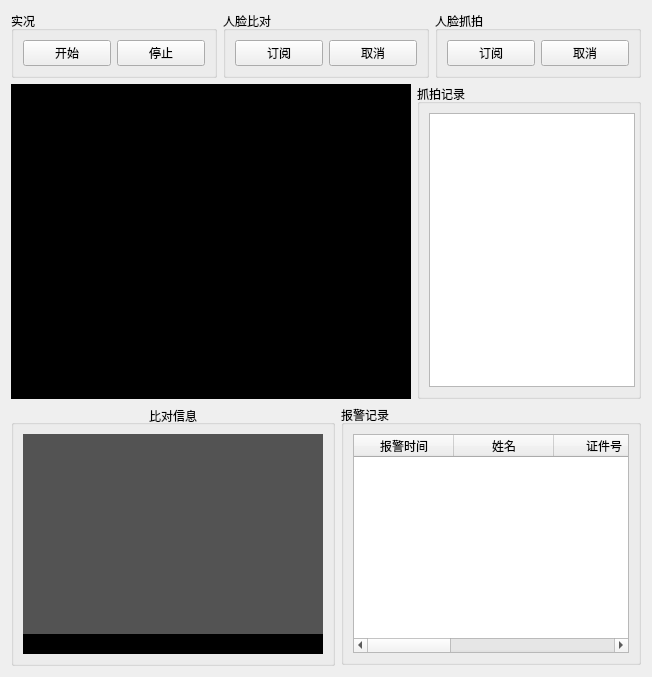
           <widget class="QWidget" name="tab">
            <attribute name="title">
             <string>实时监控</string>
            </attribute>
            <layout class="QVBoxLayout" name="verticalLayout">
             <item>
              <layout class="QHBoxLayout" name="horizontalLayout_20">
               <item>
                <widget class="QGroupBox" name="groupBox_2">
                 <property name="title">
                  <string>实况</string>
                 </property>
                 <layout class="QHBoxLayout" name="horizontalLayout_18">
                  <item>
                   <widget class="QPushButton" name="faceStartRealPlayBtn">
                    <property name="text">
                     <string>开始</string>
                    </property>
                   </widget>
                  </item>
                  <item>
                   <widget class="QPushButton" name="faceStopRealPlayBtn">
                    <property name="text">
                     <string>停止</string>
                    </property>
                   </widget>
                  </item>
                 </layout>
                </widget>
               </item>
               <item>
                <widget class="QGroupBox" name="groupBox_9">
                 <property name="title">
                  <string>人脸比对</string>
                 </property>
                 <layout class="QHBoxLayout" name="horizontalLayout_6">
                  <item>
                   <widget class="QPushButton" name="SubFaceRecognitionBtn">
                    <property name="text">
                     <string>订阅</string>
                    </property>
                   </widget>
                  </item>
                  <item>
                   <widget class="QPushButton" name="unSubFaceRecognitionBtn">
                    <property name="text">
                     <string>取消</string>
                    </property>
                   </widget>
                  </item>
                 </layout>
                </widget>
               </item>
               <item>
                <widget class="QGroupBox" name="groupBox_10">
                 <property name="title">
                  <string>人脸抓拍</string>
                 </property>
                 <layout class="QHBoxLayout" name="horizontalLayout_19">
                  <item>
                   <widget class="QPushButton" name="SubFaceSnapshotBtn">
                    <property name="text">
                     <string>订阅</string>
                    </property>
                   </widget>
                  </item>
                  <item>
                   <widget class="QPushButton" name="unSubFaceSnapshotBtn">
                    <property name="text">
                     <string>取消</string>
                    </property>
                   </widget>
                  </item>
                 </layout>
                </widget>
               </item>
              </layout>
             </item>
             <item>
              <layout class="QHBoxLayout" name="horizontalLayout_4">
               <item>
                <widget class="QLabel" name="facePlayScreenLab">
                 <property name="minimumSize">
                  <size>
                   <width>400</width>
                   <height>315</height>
                  </size>
                 </property>
                 <property name="styleSheet">
                  <string notr="true">background-color: rgb(0, 0, 0);</string>
                 </property>
                 <property name="text">
                  <string/>
                 </property>
                </widget>
               </item>
               <item>
                <widget class="QGroupBox" name="groupBox_3">
                 <property name="minimumSize">
                  <size>
                   <width>224</width>
                   <height>0</height>
                  </size>
                 </property>
                 <property name="maximumSize">
                  <size>
                   <width>210</width>
                   <height>16777215</height>
                  </size>
                 </property>
                 <property name="title">
                  <string>抓拍记录</string>
                 </property>
                 <layout class="QHBoxLayout" name="horizontalLayout_14">
                  <item>
                   <widget class="QListWidget" name="faceSnapRecordListWgt">
                    <property name="minimumSize">
                     <size>
                      <width>206</width>
                      <height>0</height>
                     </size>
                    </property>
                    <property name="maximumSize">
                     <size>
                      <width>210</width>
                      <height>16777215</height>
                     </size>
                    </property>
                   </widget>
                  </item>
                 </layout>
                </widget>
               </item>
              </layout>
             </item>
             <item>
              <layout class="QHBoxLayout" name="horizontalLayout_5">
               <item>
                <widget class="QGroupBox" name="groupBox">
                 <property name="title">
                  <string>比对信息</string>
                 </property>
                 <property name="alignment">
                  <set>Qt::AlignCenter</set>
                 </property>
                 <layout class="QVBoxLayout" name="verticalLayout_5">
                  <item>
                   <layout class="QVBoxLayout" name="verticalLayout_4">
                    <property name="spacing">
                     <number>0</number>
                    </property>
                    <item>
                     <layout class="QHBoxLayout" name="horizontalLayout_2">
                      <item>
                       <widget class="QLabel" name="faceSnapshotPicLab">
                        <property name="minimumSize">
                         <size>
                          <width>150</width>
                          <height>200</height>
                         </size>
                        </property>
                        <property name="styleSheet">
                         <string notr="true">background-color: rgb(83, 83, 83);</string>
                        </property>
                        <property name="text">
                         <string/>
                        </property>
                       </widget>
                      </item>
                      <item>
                       <widget class="QLabel" name="personLibPicLab">
                        <property name="minimumSize">
                         <size>
                          <width>150</width>
                          <height>0</height>
                         </size>
                        </property>
                        <property name="styleSheet">
                         <string notr="true">background-color: rgb(83, 83, 83);
font: 75 18pt &quot;微软雅黑&quot;;
color: rgb(255, 255, 255);</string>
                        </property>
                        <property name="text">
                         <string/>
                        </property>
                        <property name="alignment">
                         <set>Qt::AlignCenter</set>
                        </property>
                       </widget>
                      </item>
                     </layout>
                    </item>
                    <item>
                     <widget class="QLabel" name="similarityLab">
                      <property name="minimumSize">
                       <size>
                        <width>0</width>
                        <height>20</height>
                       </size>
                      </property>
                      <property name="styleSheet">
                       <string notr="true">background-color: rgb(0, 0, 0);
font: 75 14pt &quot;微软雅黑&quot;;
color: rgb(255, 255, 255);</string>
                      </property>
                      <property name="text">
                       <string/>
                      </property>
                      <property name="alignment">
                       <set>Qt::AlignCenter</set>
                      </property>
                     </widget>
                    </item>
                   </layout>
                  </item>
                 </layout>
                </widget>
               </item>
               <item>
                <widget class="QGroupBox" name="groupBox_4">
                 <property name="maximumSize">
                  <size>
                   <width>16777215</width>
                   <height>260</height>
                  </size>
                 </property>
                 <property name="title">
                  <string>报警记录</string>
                 </property>
                 <layout class="QHBoxLayout" name="horizontalLayout_3">
                  <item>
                   <widget class="QTableWidget" name="faceAlarmRecordTabWgt">
                    <property name="maximumSize">
                     <size>
                      <width>16777215</width>
                      <height>300</height>
                     </size>
                    </property>
                    <column>
                     <property name="text">
                      <string>报警时间</string>
                     </property>
                    </column>
                    <column>
                     <property name="text">
                      <string>姓名</string>
                     </property>
                    </column>
                    <column>
                     <property name="text">
                      <string>证件号</string>
                     </property>
                    </column>
                    <column>
                     <property name="text">
                      <string>匹配</string>
                     </property>
                    </column>
                    <column>
                     <property name="text">
                      <string>相似度</string>
                     </property>
                    </column>
                    <column>
                     <property name="text">
                      <string>报警源</string>
                     </property>
                    </column>
                   </widget>
                  </item>
                 </layout>
                </widget>
               </item>
              </layout>
             </item>
            </layout>
           </widget>
